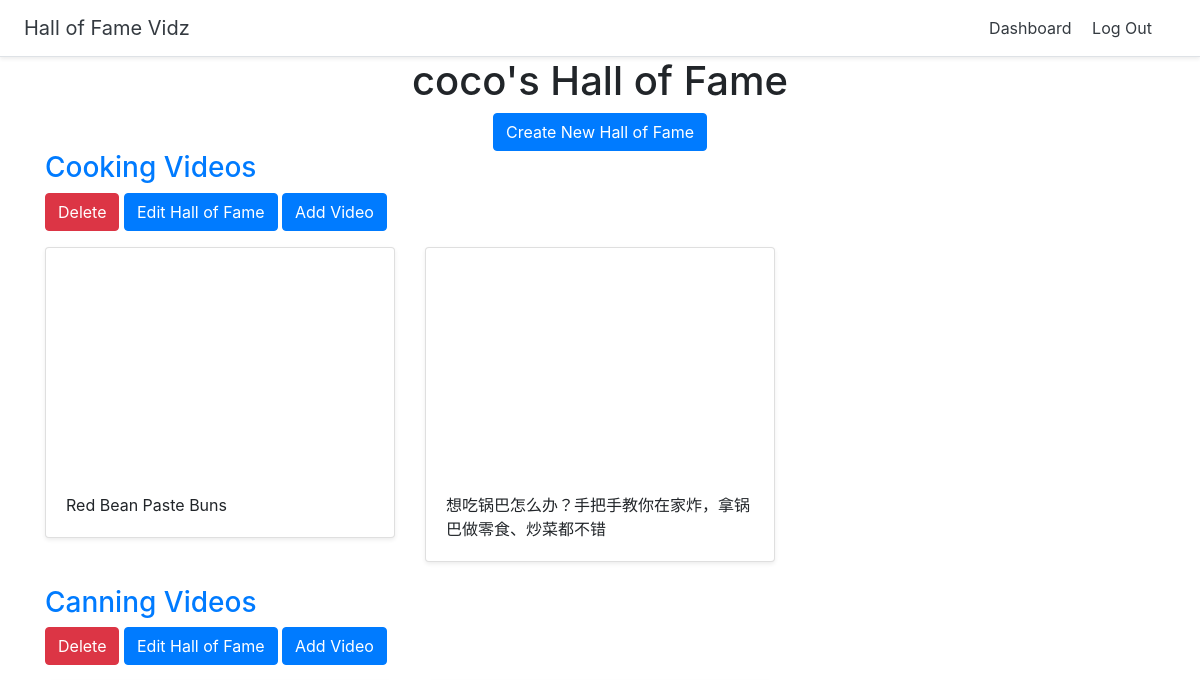
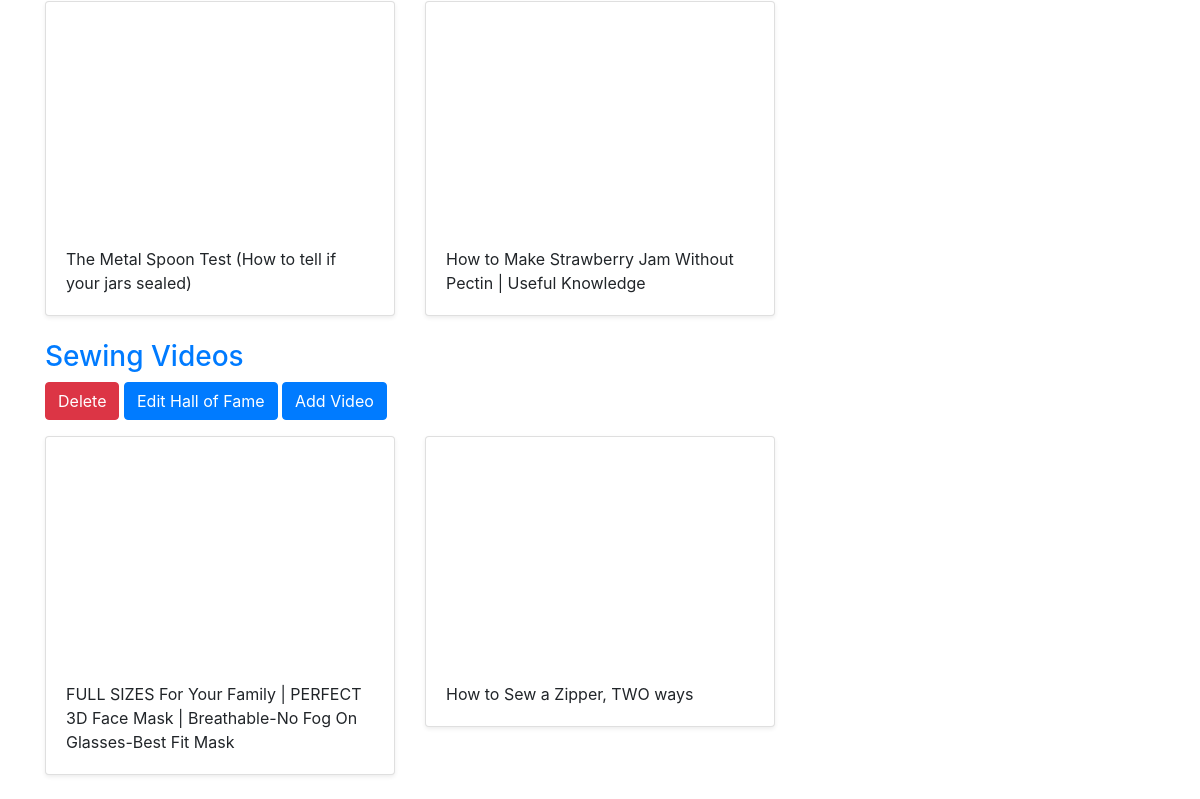
The app's page /dashboard (signed in), older data (2 pictures, top to bottom).
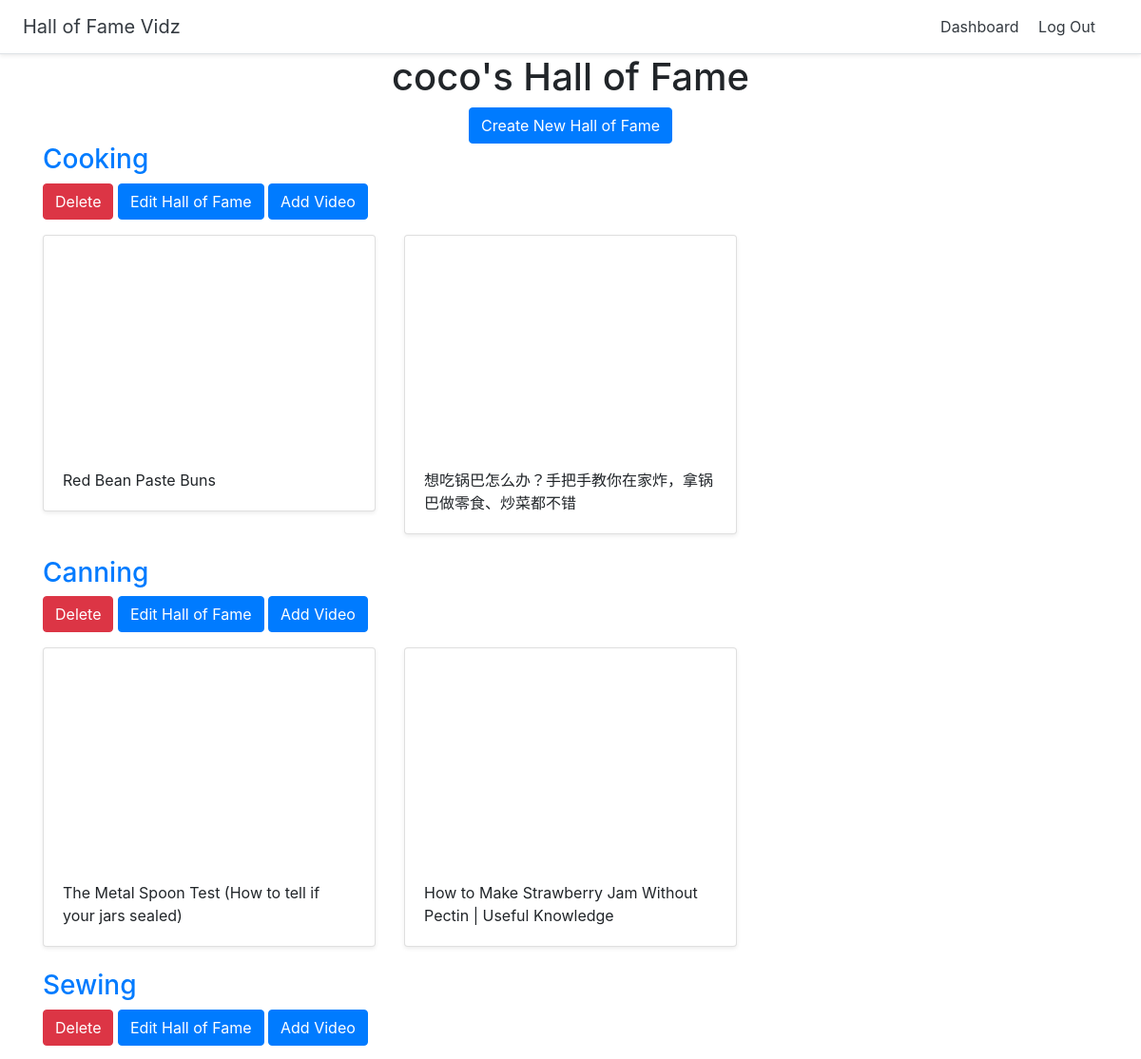
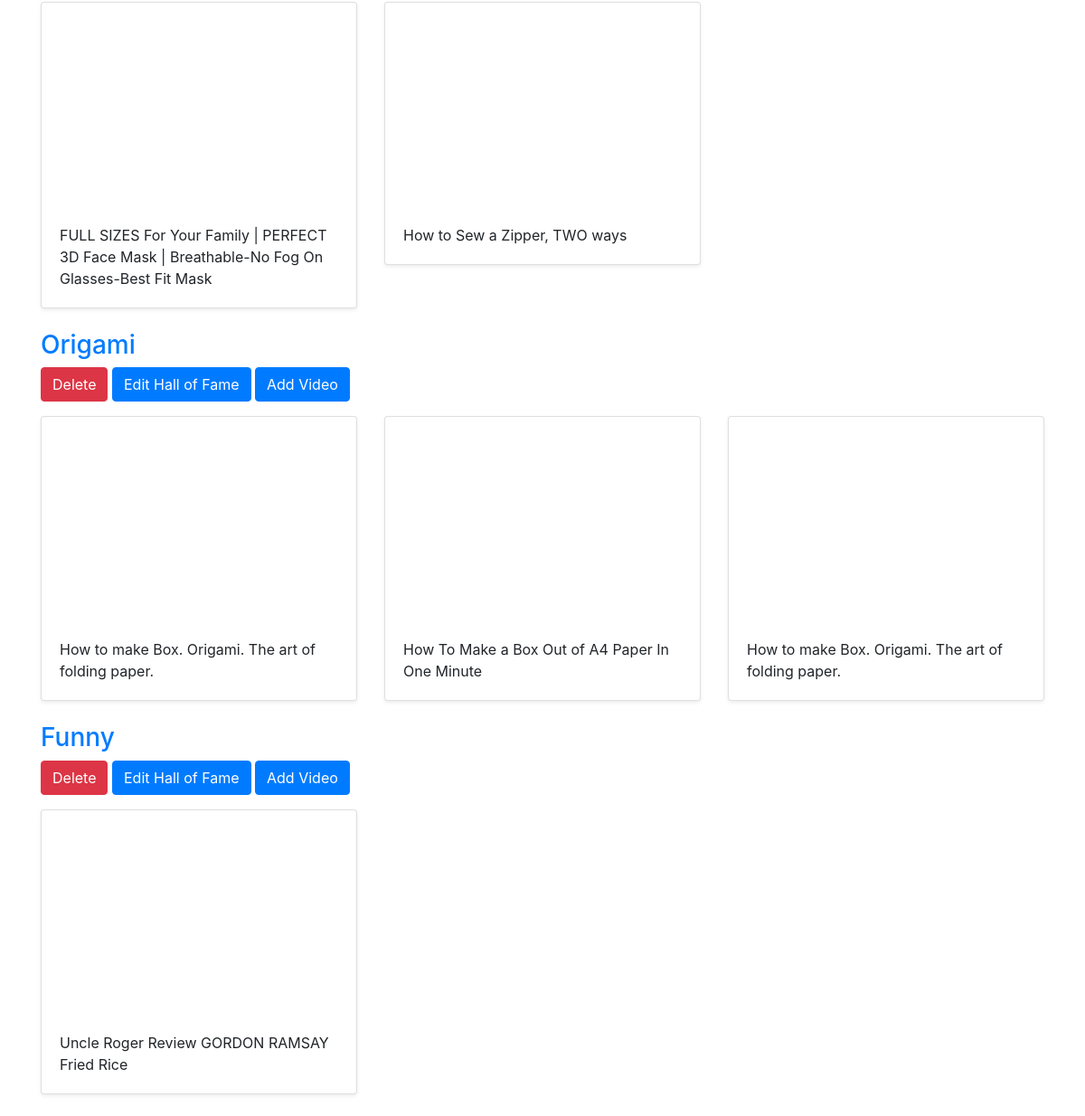
The same page, newer data (2 pictures, top to bottom).
### halls/models.py (models this page shows, shortened)
class Hall(models.Model):
    title = models.CharField(max_length=255)
    user = models.ForeignKey(User, on_delete=models.CASCADE)

class Video(models.Model):
    title = models.CharField(max_length=255)
    url = models.URLField()
    youtube_id = models.CharField(max_length=255)
    hall = models.ForeignKey(Hall, on_delete=models.CASCADE)

### halls/views.py (the view)
# urls.py: path('dashboard', views.dashboard, name='dashboard'),
@login_required
def dashboard(request):
    halls = Hall.objects.filter(user=request.user)
    return render(request, 'halls/dashboard.html', {'halls':halls})

### halls/templates/halls/dashboard.html
{% extends 'halls/base.html' %}
{% block content %}
<div class="container">
    <div class="text-center">
        <h1>{{ user.username }}'s Hall of Fame</h1>
    <a href="{% url 'create_hall' %}" class="btn btn-primary" >Create New Hall of Fame</a>
    </div>
        {% for hall in halls %}
        <h3><a href="{% url 'detail_hall' hall.id %}">{{ hall.title }}</a></h3>
        {% if user.id == hall.user.id %}
            <a href="{% url 'delete_hall' hall.id %}" class="btn btn-danger" >Delete</a>
            <a href="{% url 'update_hall' hall.id %}" class="btn btn-primary" >Edit Hall of Fame</a>
            <a href="{% url 'add_video' hall.id %}" class="btn btn-primary" >Add Video</a>
        {% endif %}
        <div class="row">
            {% for video in hall.video_set.all %}
            <div class="col-md-4 mt-3">
                <div class="card mb-4 shadow-sm">
            <iframe width="100%" height="225" src="https://www.youtube.com/embed/{{video.youtube_id}}" frameborder="0" allow="accelerometer; autoplay; encrypted-media; gyroscope; picture-in-picture" allowfullscreen></iframe>
            <div class="card-body">
                <p class="card-text">{{ video.title }}</p>
            </div>
            </div>
            </div>
            {% endfor %}
        </div>
        {% endfor %}
</div>
{% endblock %}

Row changes from the older to the newer data that the page shows:
changed Hall: title "Cooking Videos" → "Cooking"
changed Hall: title "Canning Videos" → "Canning"
changed Hall: title "Sewing Videos" → "Sewing"
added Hall: title "Origami", shows "Delete"
added Video: title "How to make Box. Origami. The art of folding paper.", shown under "Origami"
added Video: title "How To Make a Box Out of A4 Paper In One Minute", shown under "Origami"
added Video: title "How to make Box. Origami. The art of folding paper.", shown under "Origami"
added Hall: title "Funny", shows "Delete"
added Video: title "Uncle Roger Review GORDON RAMSAY Fried Rice", shown under "Funny"
